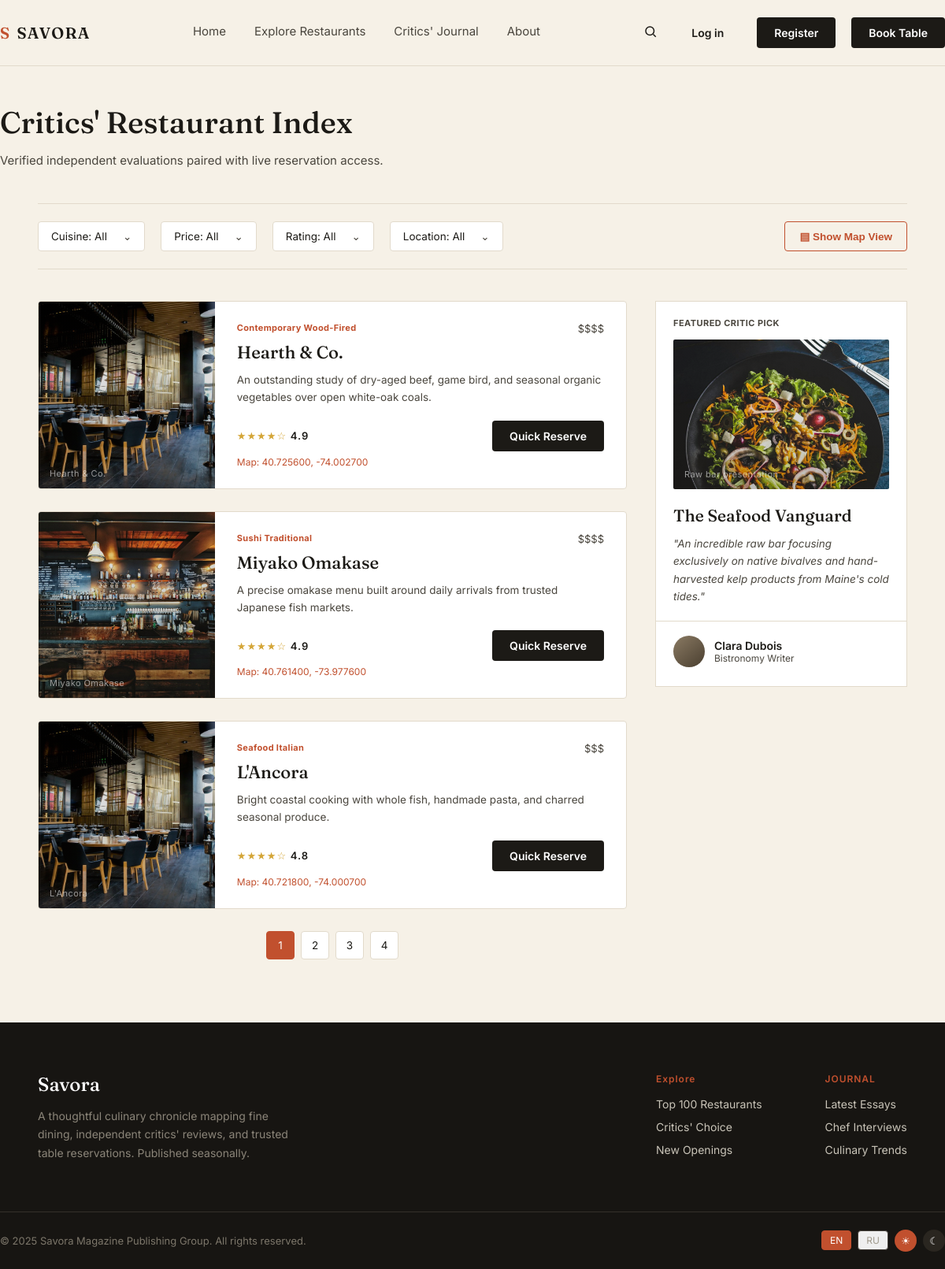
The page /restaurants/ on the database its author committed.
### my_one_app/models.py (models this page shows, shortened)
class Restaurant(models.Model):
	name = models.CharField(max_length=120)
	slug = models.SlugField(unique=True)
	cuisine = models.CharField(max_length=80)
	location = models.CharField(max_length=80)
	price = models.CharField(max_length=5)
	description = models.TextField()
	image_class = models.CharField(max_length=30, default='food1')
	image = models.ImageField(upload_to='restaurants/', blank=True)
	rating = models.DecimalField(max_digits=2, decimal_places=1, default=0)
	latitude = models.DecimalField(max_digits=9, decimal_places=6, default=40.7128)
	longitude = models.DecimalField(max_digits=9, decimal_places=6, default=-74.0060)
	class Meta:
		ordering = ['-rating', 'name']
	def get_absolute_url(self):
		return reverse('restaurant_detail', kwargs={'slug': self.slug})

### my_one_app/views.py (the view)
# urls.py: path('restaurants/', views.restaurants, name='restaurants'),
def restaurants(request):
	query = request.GET.get('q', '').strip()
	cuisine = request.GET.get('cuisine', '').strip()
	price = request.GET.get('price', '').strip()
	location = request.GET.get('location', '').strip()
	rating = request.GET.get('rating', '').strip()
	queryset = Restaurant.objects.all()
	if query:
		queryset = queryset.filter(Q(name__icontains=query) | Q(cuisine__icontains=query) | Q(location__icontains=query))
	if cuisine:
		queryset = queryset.filter(cuisine__icontains=cuisine)
	if price:
		queryset = queryset.filter(price=price)
	if location:
		queryset = queryset.filter(location__iexact=location)
	if rating:
		try:
			queryset = queryset.filter(rating__gte=float(rating))
		except ValueError:
			rating = ''
	paginator = Paginator(queryset, 3)
	page_obj = paginator.get_page(request.GET.get('page'))
	query_params = request.GET.copy()
	query_params.pop('page', None)
	return render(request, 'restaurants.html', {
		'page_obj': page_obj,
		'filters': {'q': query, 'cuisine': cuisine, 'price': price, 'location': location, 'rating': rating},
		'query_string': query_params.urlencode(),
	})

### my_one_app/templates/restaurants.html (shortened to what this page needs)
{% extends 'base.html' %}
{% block content %}
  <div class="wrap index-head">
    <h1>Critics' Restaurant Index</h1>
    <p>Verified independent evaluations paired with live reservation access.</p>
  </div>
  <div class="wrap">
    <div class="filter-bar">
      <details class="filter-menu"><summary class="filter-pill">Cuisine: {{ filters.cuisine|default:'All' }}</summary></details>
      <details class="filter-menu"><summary class="filter-pill">Price: {{ filters.price|default:'All' }}</summary></details>
      <details class="filter-menu"><summary class="filter-pill">Rating: {{ filters.rating|default:'All' }}</summary></details>
      <details class="filter-menu"><summary class="filter-pill">Location: {{ filters.location|default:'All' }}</summary></details>
      <button class="map-btn" type="button" data-map-toggle>▤ Show Map View</button>
    </div>
    <div class="index-grid">
      <div>
        {% for restaurant in page_obj %}
          <div class="listing-card">
            <div class="ph {{ restaurant.image_class }} restaurant-photo" data-label="{{ restaurant.name }}">{% if restaurant.image %}<img src="{{ restaurant.image.url }}" alt="{{ restaurant.name }}">{% endif %}</div>
            <div class="body">
              <div class="listing-top"><span class="cat">{{ restaurant.cuisine }}</span><span class="price">{{ restaurant.price }}</span></div>
              <h3><a href="{{ restaurant.get_absolute_url }}">{{ restaurant.name }}</a></h3>
              <div class="desc">{{ restaurant.description }}</div>
              <div class="listing-foot"><span class="stars">★★★★☆ <span style="color:var(--ink);font-weight:600;">{{ restaurant.rating }}</span></span><a class="btn btn-dark" data-i18n="quickReserve" href="{{ restaurant.get_absolute_url }}">Quick Reserve</a></div>
              <a class="card-map-link" href="https://www.openstreetmap.org/?mlat={{ restaurant.latitude }}&amp;mlon={{ restaurant.longitude }}#map=16/{{ restaurant.latitude }}/{{ restaurant.longitude }}" target="_blank" rel="noopener">Map: {{ restaurant.latitude }}, {{ restaurant.longitude }}</a>
            </div>
          </div>
        {% endfor %}
        <div class="pagination">
          {% for page_number in page_obj.paginator.page_range %}
            <a class="page-num{% if page_number == page_obj.number %} active{% endif %}" href="?{% if query_string %}{{ query_string }}&amp;{% endif %}page={{ page_number }}"{% if page_number == page_obj.number %} aria-current="page"{% endif %}>{{ page_number }}</a>
          {% endfor %}
        </div>
      </div>
      <div>
        <div class="featured-card">
          <div class="label">FEATURED CRITIC PICK</div>
          <div class="ph food3" data-label="Raw bar presentation"></div>
          <h3>The Seafood Vanguard</h3>
          <div class="quote">"An incredible raw bar focusing exclusively on native bivalves and hand-harvested kelp products from Maine's cold tides."</div>
          <div class="who"><div class="avatar"></div><div><div class="name">Clara Dubois</div><div class="role">Bistronomy Writer</div></div></div>
        </div>
      </div>
    </div>
  </div>
  <div style="height:80px;"></div>
{% endblock %}

### my_one_app/templates/base.html (shortened to what this page needs)
{% load static %}
<!DOCTYPE html>
<html lang="ru">
<head>
  <link rel="stylesheet" href="{% static 'css/style2.css' %}?v=20260929-2">
</head>
<body>
  <header class="site desktop-only">
    <div class="wrap nav-row">
      <div class="logo"><span class="s">S</span><span>SAVORA</span></div>
      <nav class="links">
        <a href="{% url 'home' %}" data-i18n="home">Home</a>
        <a href="{% url 'restaurants' %}" data-i18n="exploreRestaurants">Explore Restaurants</a>
        <a href="{% url 'article' %}" data-i18n="criticsJournal">Critics' Journal</a>
        <a href="{% url 'profile' %}" data-i18n="about">Profile</a>
      </nav>
      <div class="nav-right">
        <div class="icon-btn">
          <a href="{% url 'restaurants' %}"><svg width="18" height="18" viewBox="0 0 24 24" fill="none" stroke="currentColor" stroke-width="2"><circle cx="11" cy="11" r="7"/><line x1="21" y1="21" x2="16.65" y2="16.65"/></svg></a>
        </div>
        {% if request.user.is_authenticated %}
          <span class="nav-user"><a href="{% url 'profile' %}">{{ request.user.username }}</a></span>
          <form action="{% url 'logout' %}" method="post" class="inline-form">{% csrf_token %}<button class="btn btn-light" data-i18n="logout" type="submit">Log out</button></form>
        {% else %}
          <a class="btn btn-light" data-i18n="login" href="{% url 'login' %}">Log in</a>
          <a class="btn btn-dark" data-i18n="register" href="{% url 'register' %}">Register</a>
        {% endif %}
        <a class="btn btn-dark" data-i18n="bookTable" href="{% url 'restaurants' %}">Book Table</a>
      </div>
    </div>
  </header>
  <div class="desktop-only">
    {% block content %}{% endblock %}
  </div>
  <footer class="site desktop-only">
    <div class="wrap footer-top">
      <div class="footer-brand">
        <h3>Savora</h3>
        <p>A thoughtful culinary chronicle mapping fine dining, independent critics' reviews, and trusted table reservations. Published seasonally.</p>
      </div>
      <div class="footer-cols">
        <div class="footer-col">
          <span class="head" data-i18n="explore">EXPLORE</span>
          <a>Top 100 Restaurants</a>
          <a>Critics' Choice</a>
          <a>New Openings</a>
        </div>
        <div class="footer-col">
          <span class="head" data-i18n="journal">JOURNAL</span>
          <a>Latest Essays</a>
          <a>Chef Interviews</a>
          <a>Culinary Trends</a>
        </div>
      </div>
    </div>
    <div class="wrap footer-bottom">
      <span>© 2025 Savora Magazine Publishing Group. All rights reserved.</span>
      <div class="lang-toggle" aria-label="Language and theme settings">
        <button class="pill active" type="button" data-language="en" aria-pressed="true">EN</button>
        <button class="pill" type="button" data-language="ru" aria-pressed="false">RU</button>
        <button class="round" type="button" data-theme="light" aria-label="Light theme" aria-pressed="false">☀</button>
        <button class="round" type="button" data-theme="dark" aria-label="Dark theme" aria-pressed="false">☾</button>
      </div>
    </div>
  </footer>
</body>
</html>

### rows shown on the page
Restaurant: cuisine "Contemporary Wood-Fired", price "$$$$", name "Hearth & Co.", description "An outstanding study of dry-aged beef, game bird, and seasonal organic vegetables over open white-oak coals.", rating "4.9", latitude "40.725600", longitude "-74.002700"
Restaurant: shows a picture, cuisine "Sushi Traditional", price "$$$$", name "Miyako Omakase", description "A precise omakase menu built around daily arrivals from trusted Japanese fish markets.", rating "4.9", latitude "40.761400", longitude "-73.977600"
Restaurant: cuisine "Seafood Italian", price "$$$", name "L'Ancora", description "Bright coastal cooking with whole fish, handmade pasta, and charred seasonal produce.", rating "4.8", latitude "40.721800", longitude "-74.000700"

### other values the page prints
{{ filters.cuisine|default:'All' }} "All"
{{ filters.price|default:'All' }} "All"
{{ filters.rating|default:'All' }} "All"
{{ filters.location|default:'All' }} "All"
{{ page_number }} "1" "2" "3" "4"
